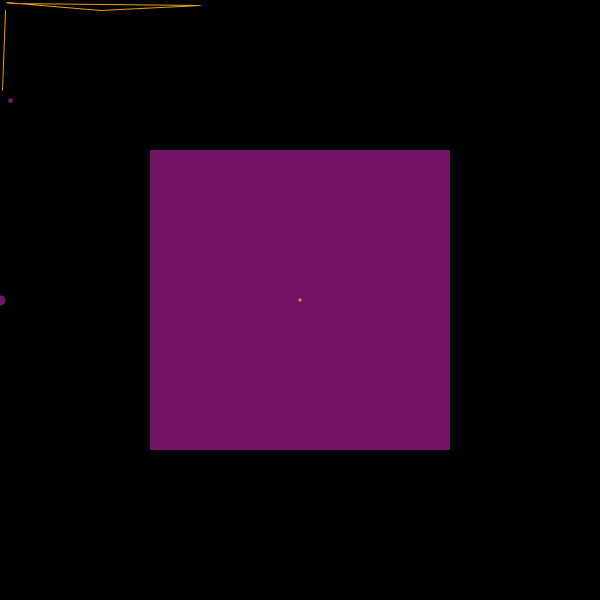
Frame 1 (no input)
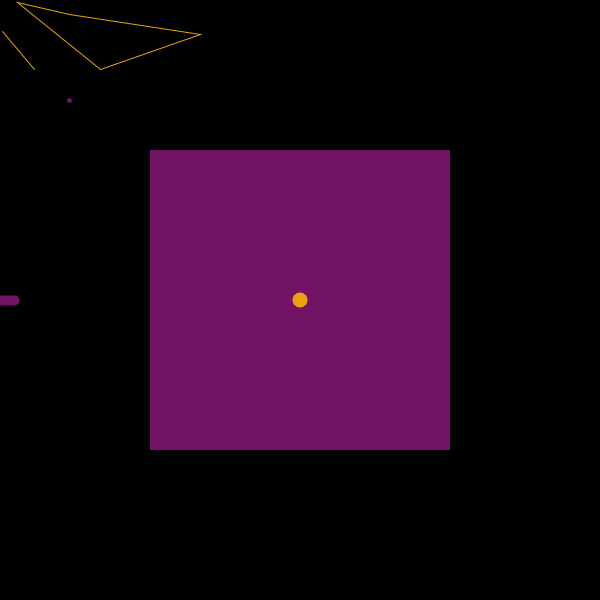
Frame 60 (the mouse pressed at the canvas centre just before this capture)
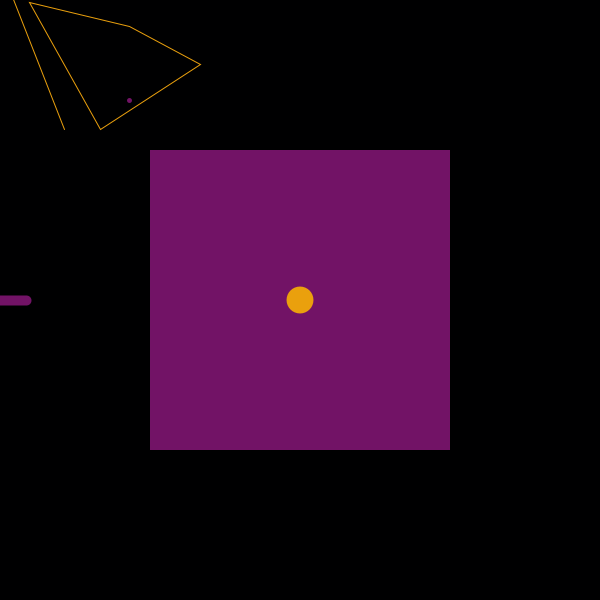
Frame 120 (the mouse held since frame 60 and released just before this capture)

The Processing sketch that drew these frames (run headless with seeded random() and noise(); from frame 60 on, the mouse is pressed at the canvas centre):

// Processing sketch: victors02t00
// ── victors02t00.pde
int x ;
float y;
color morado;
color dorado;
float ecuacion;



void setup(){
  x=10;
  y=3.14;
  size(600,600);
  morado = color(114, 19, 102);
  dorado = color(234, 160, 13);
  
}

void draw() {
  background(0,0,1);
  
    fill(morado);
    noStroke();
    rect(width/4,height/4,width/2,height/2); 
    
    fill(dorado);
    ellipse(width/2, height/2, y, y);
   
    strokeWeight(10); 
    stroke(morado); 
    line(0,height/2,ecuacion,height/2);
    
    
    
    strokeWeight(5);
    stroke(morado);
    point(x,100);
  
    strokeWeight(1);
    stroke(dorado);
    line(x/2,x,2,100-x);
  
    noFill();
    quad(x,y,200,x/2,100,x,y+3,2);
    
   
  
  x++;
  y += 0.2;
  ecuacion = 0 + y;
  
 
  
}
